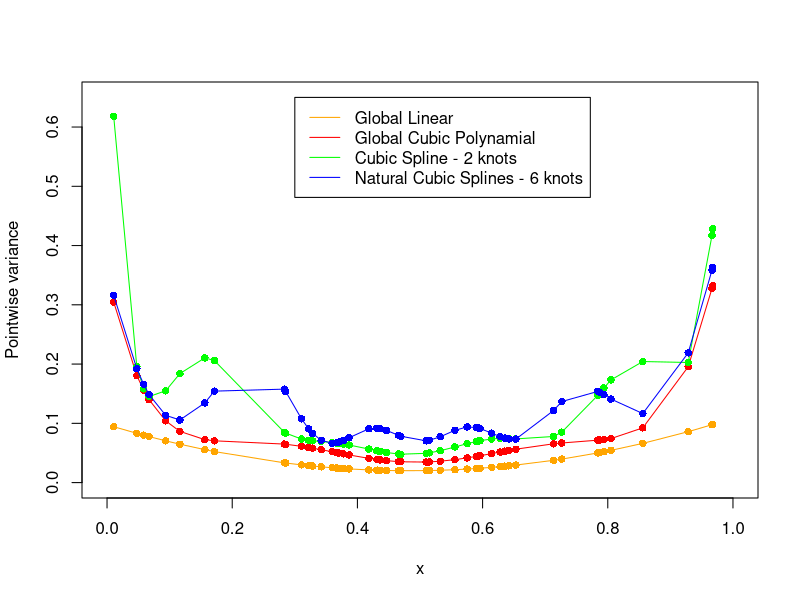

Write the R code that produced this figure.
### solution ex. 5.3 ###
# load package for splines
library(splines)

# fix a seed (for reproducibility)
set.seed(111)
# fix number of points
n_points <- 50
# generate input and response
x <- runif(n_points, 0, 1)
x <- sort(x) # just for easiness to display
y <- x + rnorm(n_points)

# Global Linear
X <- cbind(rep(1, n_points), x)
H_matrix <- X %*% solve(t(X) %*% X) %*% t(X)
variance_linear <- diag(H_matrix)

# Global Cubic Polynomial (polynomial of order 3)
X <- cbind(X, x^2, x^3)
H_matrix <- X %*% solve(t(X) %*% X) %*% t(X)
variance_polynomial <- diag(H_matrix)

# splines
# cubic spline 2 knots
B <- bs(x, degree = 3, knots = c(0.33, 0.66), intercept = TRUE)
H_matrix <- B %*% solve(t(B) %*% B) %*% t(B)
variance_cubicSpline2 <- diag(H_matrix)

# natural spline 6 knots
knots <- c(0.1, 0.26, 0.42, 0.58, 0.74, 0.9)
N <- matrix(NA, n_points, 6)
N[ , 1] <- rep(1, n_points)
N[ , 2] <- x
d_Kminus1 <- (pmax(x - knots[5], 0)^3 - pmax(x - knots[6], 0)^3) / (knots[6] - knots[5])
for (k in 1:4)
{
 N[ , k + 2] <- (pmax(x - knots[k], 0)^3 - pmax(x - knots[6], 0)^3) / (knots[6] - knots[k])
 N[ , k + 2] <- N[ , k + 2] - d_Kminus1
}
H_matrix <- N %*% solve(t(N) %*% N) %*% t(N)
variance_naturalSpline6 <- diag(H_matrix)

# plot Figure 5.3
plot(c(0, 1), c(0, 0.65), type = "n", xlab = "x", ylab = "Pointwise variance")
points(x, variance_linear, pch = 16, col = 'orange')
points(x, variance_linear, type = "l", col = 'orange')
points(x, variance_polynomial, pch = 16, col = 'red')
points(x, variance_polynomial, type = "l", col = 'red')
points(x, variance_cubicSpline2, pch = 16, col = 'green')
points(x, variance_cubicSpline2, type = "l", col = 'green')
points(x, variance_naturalSpline6, pch = 16, col = 'blue')
points(x, variance_naturalSpline6, type = "l", col = 'blue')
legend(0.3, 0.65, c("Global Linear",
                  "Global Cubic Polynamial",
                  "Cubic Spline - 2 knots",
                  "Natural Cubic Splines - 6 knots"),
       lty = 1, col = c('orange', 'red', 'green', 'blue'))

